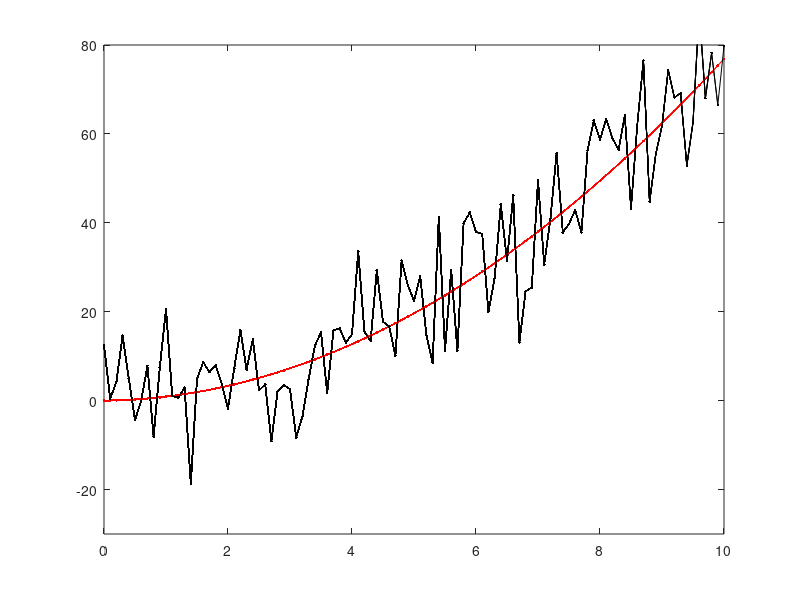

The MATLAB source for this figure: (Note: this script raises an error after producing the figure.)
% written by StudentDave
%for licensing and usage questions
%email scienceguy5000 at gmail. com

%Bayesian Ninja tracking Quail using kalman filter

clear all
%% define our meta-variables (i.e. how long and often we will sample)
duration = 10 ; %how long the Quail flies
dt = .1;  %The Ninja continuously looks for the birdy,
%but we'll assume he's just repeatedly sampling over time at a fixed interval

%% Define update equations (Coefficent matrices): A physics based model for where we expect the Quail to be [state transition (state + velocity)] + [input control (acceleration)]
A = [1 dt; 0 1] ; % state transition matrix:  expected flight of the Quail (state prediction)
B = [dt^2/2; dt]; %input control matrix:  expected effect of the input accceleration on the state.
C = [1 0]; % measurement matrix: the expected measurement given the predicted state (likelihood)
%since we are only measuring position (too hard for the ninja to calculate speed), we set the velocity variable to
%zero.

%% define main variables
u = 1.5; % define acceleration magnitude
Q= [0; 0]; %initized state--it has two components: [position; velocity] of the Quail
Q_estimate = Q;  %x_estimate of initial location estimation of where the Quail is (what we are updating)
QuailAccel_noise_mag = 0.05; %process noise: the variability in how fast the Quail is speeding up (stdv of acceleration: meters/sec^2)
NinjaVision_noise_mag = 10;  %measurement noise: How mask-blinded is the Ninja (stdv of location, in meters)
Ez = NinjaVision_noise_mag^2;% Ez convert the measurement noise (stdv) into covariance matrix
Ex = QuailAccel_noise_mag^2 * [dt^4/4 dt^3/2; dt^3/2 dt^2]; % Ex convert the process noise (stdv) into covariance matrix
P = Ex; % estimate of initial Quail position variance (covariance matrix)

%% initize result variables
% Initialize for speed
Q_loc = []; % ACTUAL Quail flight path
vel = []; % ACTUAL Quail velocity
Q_loc_meas = []; % Quail path that the Ninja sees


%% simulate what the Ninja sees over time
figure(2);clf
figure(1);clf
for t = 0 : dt: duration

    % Generate the Quail flight
    QuailAccel_noise = QuailAccel_noise_mag * [(dt^2/2)*randn; dt*randn];
    Q= A * Q+ B * u + QuailAccel_noise;
    % Generate what the Ninja sees
    NinjaVision_noise = NinjaVision_noise_mag * randn;
    y = C * Q+ NinjaVision_noise;
    Q_loc = [Q_loc; Q(1)];
    Q_loc_meas = [Q_loc_meas; y];
    vel = [vel; Q(2)];
    %iteratively plot what the ninja sees
    plot(0:dt:t, Q_loc, '-r.')
    plot(0:dt:t, Q_loc_meas, '-k.')
    axis([0 10 -30 80])
    hold on
%     pause
end

%plot theoretical path of ninja that doesn't use kalman
plot(0:dt:t, smooth(Q_loc_meas), '-g.')

%plot velocity, just to show that it's constantly increasing, due to
%constant acceleration
%figure(2);
%plot(0:dt:t, vel, '-b.')


%% Do kalman filtering
%initize estimation variables
Q_loc_estimate = []; %  Quail position estimate
vel_estimate = []; % Quail velocity estimate
Q= [0; 0]; % re-initized state
P_estimate = P;
P_mag_estimate = [];
predic_state = [];
predic_var = [];
for t = 1:length(Q_loc)
    % Predict next state of the quail with the last state and predicted motion.
    Q_estimate = A * Q_estimate + B * u;
    predic_state = [predic_state; Q_estimate(1)] ;
    %predict next covariance
    P = A * P * A' + Ex;
    predic_var = [predic_var; P] ;
    % predicted Ninja measurement covariance
    % Kalman Gain
    K = P*C'*inv(C*P*C'+Ez);
    % Update the state estimate.
    Q_estimate = Q_estimate + K * (Q_loc_meas(t) - C * Q_estimate);
    % update covariance estimation.
    P =  (eye(2)-K*C)*P;
    %Store for plotting
    Q_loc_estimate = [Q_loc_estimate; Q_estimate(1)];
    vel_estimate = [vel_estimate; Q_estimate(2)];
    P_mag_estimate = [P_mag_estimate; P(1)];
end

% Plot the results
figure(2);
tt = 0 : dt : duration;
plot(tt,Q_loc,'-r.',tt,Q_loc_meas,'-k.', tt,Q_loc_estimate,'-g.');
axis([0 10 -30 80])


%plot the evolution of the distributions
figure(3);clf
for T = 1:length(Q_loc_estimate)
clf
    x = Q_loc_estimate(T)-5:.01:Q_loc_estimate(T)+5; % range on x axis
     
    %predicted next position of the quail    
    hold on
    mu = predic_state(T); % mean
    sigma = predic_var(T); % standard deviation
    y = normpdf(x,mu,sigma); % pdf
    y = y/(max(y));
    hl = line(x,y,'Color','m'); % or use hold on and normal plot
      
    %data measured by the ninja
    mu = Q_loc_meas(T); % mean
    sigma = NinjaVision_noise_mag; % standard deviation
    y = normpdf(x,mu,sigma); % pdf
    y = y/(max(y));
    hl = line(x,y,'Color','k'); % or use hold on and normal plot
   
    %combined position estimate
    mu = Q_loc_estimate(T); % mean
    sigma = P_mag_estimate(T); % standard deviation
    y = normpdf(x,mu,sigma); % pdf
    y = y/(max(y));
    hl = line(x,y, 'Color','g'); % or use hold on and normal plot
    axis([Q_loc_estimate(T)-5 Q_loc_estimate(T)+5 0 1]);    

   
    %actual position of the quail
    plot(Q_loc(T));
    ylim=get(gca,'ylim');
    line([Q_loc(T);Q_loc(T)],ylim.','linewidth',2,'color','b');
    legend('state predicted','measurement','state estimate','actual Quail position')
%     pause
end